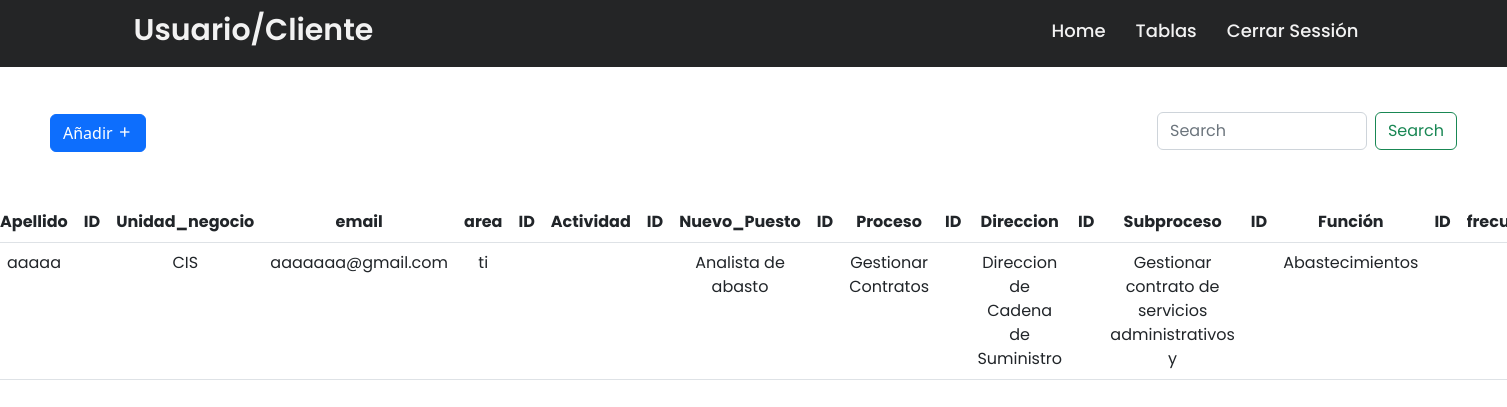
The app's page /tab/U_C/uc.php (signed in) with its own data.
### tables this page shows
CREATE TABLE `usuario_cliente` (
  `ID_empleado` int(11) NOT NULL,
  `Nombre` varchar(50) NOT NULL,
  `Apellido` varchar(50) NOT NULL,
  `Nom_Unidad_Negocio` varchar(50) NOT NULL,
  `Email` varchar(50) NOT NULL,
  `Area` varchar(50) NOT NULL,
  `Nom_Actividad` varchar(50) NOT NULL,
  `Nom_Nuevo_Puesto` varchar(50) NOT NULL,
  `Nom_Proceso` varchar(50) NOT NULL,
  `Nom_Direcciones` varchar(50) NOT NULL,
  `Nom_Subproceso` varchar(50) NOT NULL,
  `Nom_funcion` varchar(50) NOT NULL,
  `val_Frec` varchar(255) NOT NULL,
  `input` varchar(255) NOT NULL,
  `sistema` varchar(255) NOT NULL,
  `rol` varchar(100) NOT NULL,
  `tiempo` varchar(50) NOT NULL,
  `vol` varchar(50) NOT NULL,
  `t_h` varchar(100) NOT NULL,
  `ftes` varchar(100) NOT NULL
);

### tab/U_C/uc.php (the view, shortened to what this page needs)
<!DOCTYPE html>
<html lang="en">
<head>
    <link rel="stylesheet" href="../../css/navbar.css">
    <link href="https://cdn.jsdelivr.net/npm/bootstrap@5.2.2/dist/css/bootstrap.min.css" rel="stylesheet">
    <link href='https://unpkg.com/boxicons@2.1.4/css/boxicons.min.css' rel='stylesheet'>
    <link rel="stylesheet" href="https://cdnjs.cloudflare.com/ajax/libs/font-awesome/5.15.3/css/all.min.css"/>
</head>
<body><br>
    <div class="navbar">
    <nav>
    <div class="wrapper">
      <div class="logo"><a href="#"> Usuario/Cliente </a></div>
      <ul class="nav-links">
        <li><a href="../../home.php">Home</a></li>
        <li>
          <a href="#" class="desktop-item">Tablas</a>
        </li>
        <li><a type="submite" href="../../destroy.php">Cerrar Sessión</a></li>
      </ul>
    </div>
  </nav>
    </div>
    <br>
    <div class="position-absolute top-10 end-0" style="width: 300px; margin-right: 50px;"><br><br>
    <form class="d-flex" role="search">
        <input class="form-control me-2" type="search" placeholder="Search" aria-label="Search">
        <button class="btn btn-outline-success" type="submit">Search</button>
      </form>
    </div>
    <button type="button" class="btn btn-primary" data-bs-toggle="modal" data-bs-target="#exampleModal" style="margin: 50px;">
        Añadir <i class='bx bx-plus'></i>
    </button>
                            <?php
                                include ("../../config/conexion.php");
                            ?>
    <div class="row justify-content-center" style="width: 100%;">
    <table class="table" style="margin-left: 3%;">
  <thead class="text-center">
    <tr>
      <th scope="col">Apellido</th>
      <th scope="col">ID</th>
      <th scope="col">Unidad_negocio</th>
      <th scope="col">email</th>
      <th scope="col">area</th>
      <th scope="col">ID</th>
      <th scope="col">Actividad</th>
      <th scope="col">ID</th>
      <th scope="col">Nuevo_Puesto</th>
      <th scope="col">ID</th>
      <th scope="col">Proceso</th>
      <th scope="col">ID</th>
      <th scope="col">Direccion</th>
      <th scope="col">ID</th>
      <th scope="col">Subproceso</th>
      <th scope="col">ID</th>
      <th scope="col">Función</th>
      <th scope="col">ID</th>
      <th scope="col">frecuencia</th>
    </tr>
  </thead>
  <tbody class="text-center">
    <?php
      $query = "SELECT * FROM usuario_cliente";
      $result_task = mysqli_query($conexion, $query);
      while($row = mysqli_fetch_assoc($result_task)) { ?>
      <tr>
        <td><?php echo $row['Apellido']; ?></td>
        <td><?php echo $row['ID_Unidad_Negocio']; ?></td>
        <td><?php echo $row['Nom_Unidad_Negocio']; ?></td>
        <td><?php echo $row['Email']; ?></td>
        <td><?php echo $row['Area']; ?></td>
        <td><?php echo $row['ID_Actividad']; ?></td>
        <td><?php echo $row['Nom_Actividad']; ?></td>
        <td><?php echo $row['ID_Nuevo_Puesto']; ?></td>
        <td><?php echo $row['Nom_Nuevo_Puesto']; ?></td>
        <td><?php echo $row['ID_Procesos']; ?></td>
        <td><?php echo $row['Nom_Proceso']; ?></td>
        <td><?php echo $row['ID_Direcciones']; ?></td>
        <td><?php echo $row['Nom_Direcciones']; ?></td>
        <td><?php echo $row['ID_Subproceso']; ?></td>
        <td><?php echo $row['Nom_Subproceso']; ?></td>
        <td><?php echo $row['ID_funcion']; ?></td>
        <td><?php echo $row['Nom_funcion']; ?></td>
        <td><?php echo $row['ID_Valor']; ?></td>
        <td><?php echo $row['Nom_frecuencia']; ?></td>
      </tr>
      <?php } ?>
  </tbody>
</table>
    </div>
</body>
</html>

### css/navbar.css (style rules this page uses)
* { margin: 0; padding: 0; box-sizing: border-box; font-family: 'Poppins', sans-serif; }
nav { position: fixed; z-index: 99; width: 100%; background: #242526; }
nav .wrapper { position: relative; max-width: 1300px; padding: 0px 30px; height: 70px; line-height: 70px; margin: auto; display: flex; align-items: center; justify-content: space-between; }
.wrapper .logo a { color: #f2f2f2; font-size: 30px; font-weight: 600; text-decoration: none; }
.wrapper .nav-links { display: inline-flex; text-decoration: none; }
.nav-links { margin-top: 15px; }
.nav-links li { list-style: none; }
.nav-links li a { color: #f2f2f2; text-decoration: none; font-size: 18px; font-weight: 500; padding: 9px 15px; border-radius: 5px; transition: all 0.3s ease; }

### records on screen
usuario_cliente: Apellido "aaaaa", Nom_Unidad_Negocio "CIS", Email "aaaaaaa@gmail.com", Area "ti", Nom_Nuevo_Puesto "Analista de abasto", Nom_Proceso "Gestionar Contratos", Nom_Direcciones "Direccion de Cadena de Suministro", Nom_Subproceso "Gestionar contrato de servicios administrativos y", Nom_funcion "Abastecimientos"
